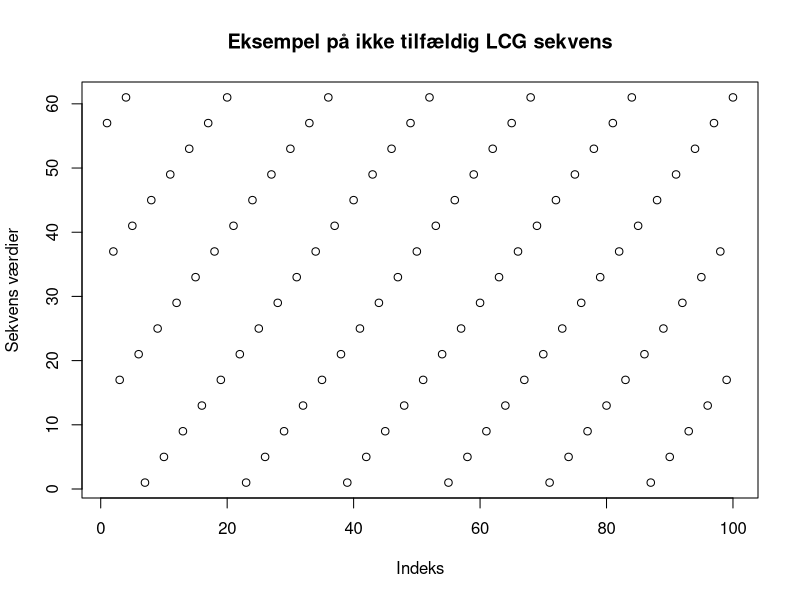
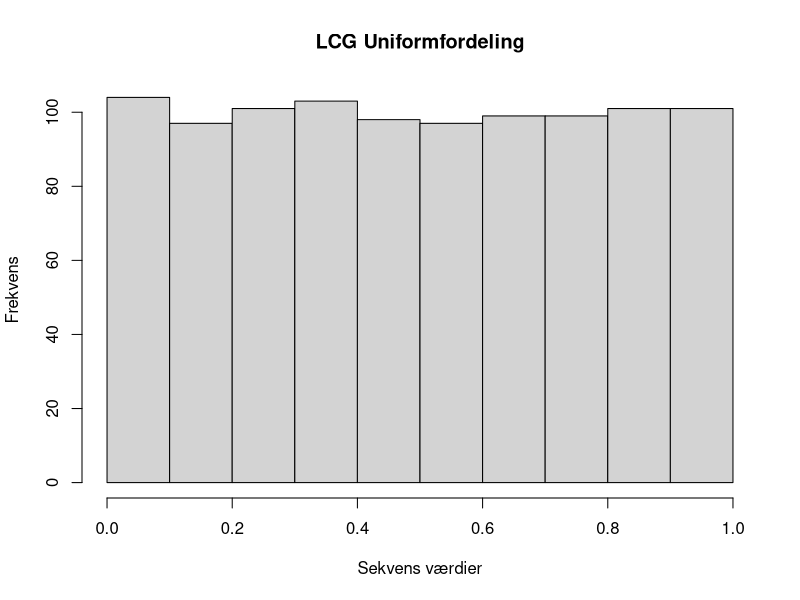
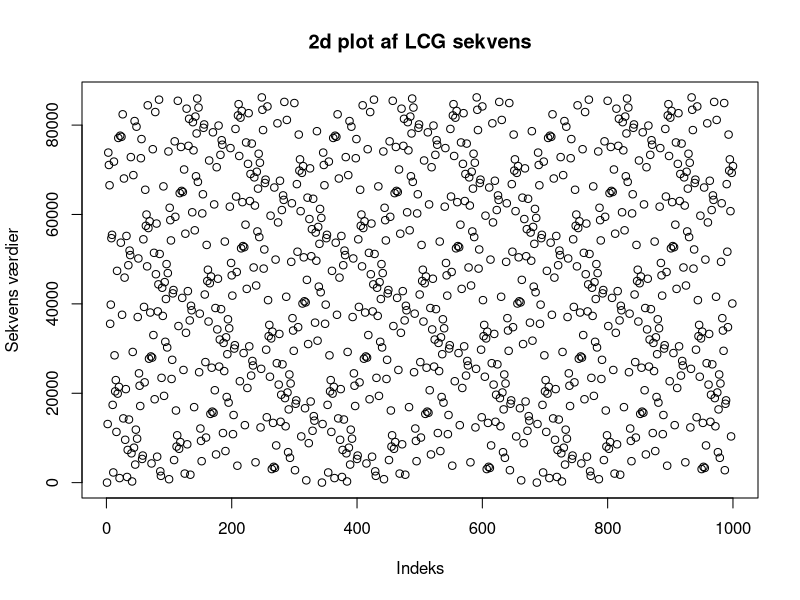
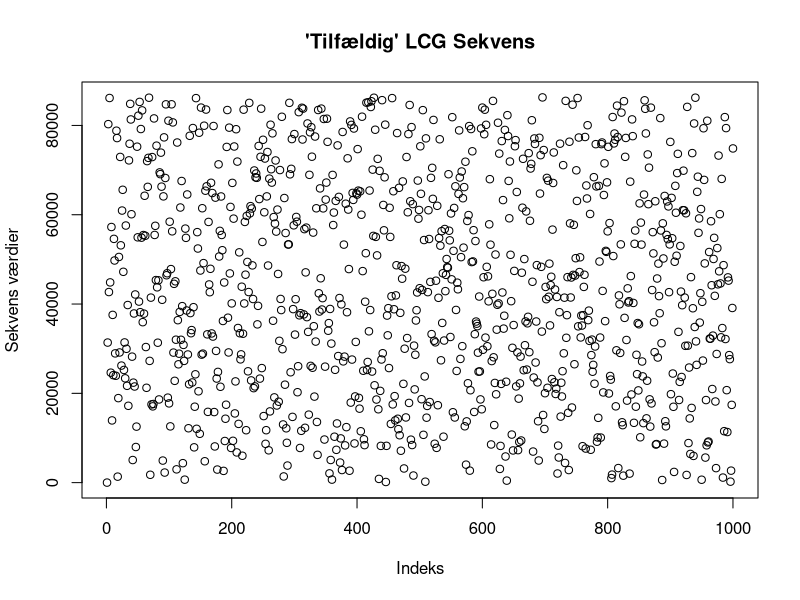
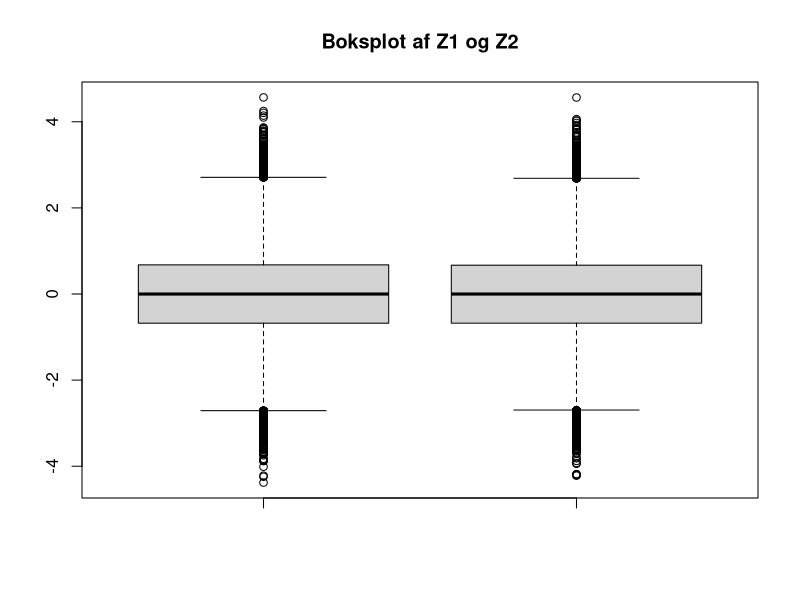
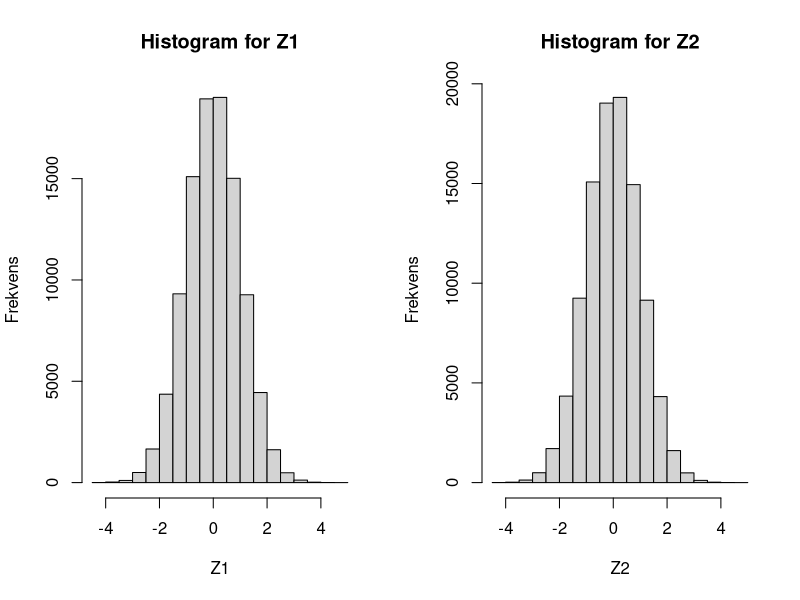
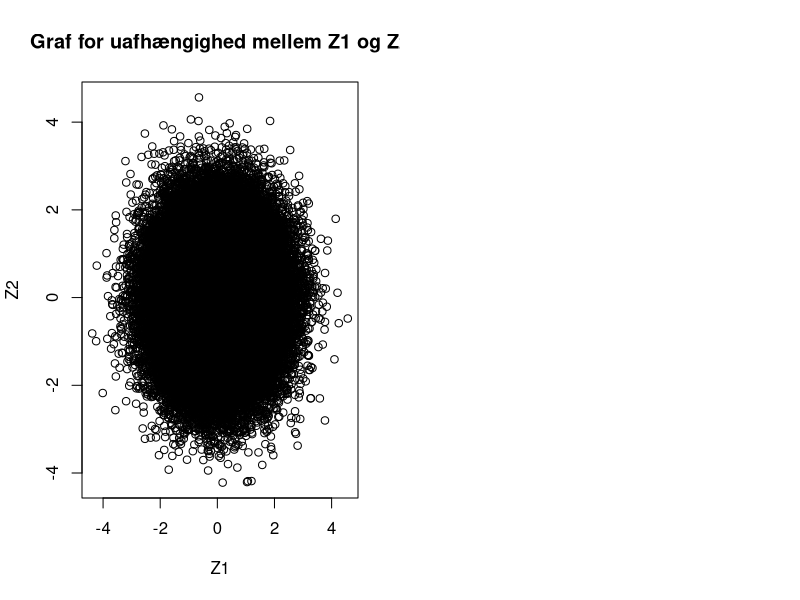

These charts were generated, in order, by the following R code:
## ---- chunk 1
modulus <- 64
a <- 33
c <- 12 
seed <- 57 
m <- 100
r <- numeric(m)
r[1] <- seed

for (i in 1: (m-1))
{
  r[i +1] <- (a * r[i] + c) %% modulus
}

r
## ---- chunk 2
#hist(r)
#hist((r)/modulus)
plot(r, main = "Eksempel på ikke tilfældig LCG sekvens", xlab = "Indeks", ylab = "Sekvens værdier" )
## ---- chunk 3
modulus <- 86436
a <- 1093
c <- 0
seed <- 12 
m <- 1000
r1 <- numeric(m)
r1[1] <- seed

for (i in 1: (m-1))
{
  r1[i +1] <- (a * r1[i] + c) %% modulus
}

#r1
## ---- chunk 4
#hist(r1)
hist((r1 + 0.05)/modulus, main = "LCG Uniformfordeling", xlab = "Sekvens værdier", ylab = "Frekvens")
plot(r1, main = "2d plot af LCG sekvens", xlab = "Indeks", ylab = "Sekvens værdier")
## ---- chunk 5
modulus <- 86436
a <- 1093
c <- 18257
seed <- 12 
m <- 1000
r2 <- numeric(m)
r2[1] <- seed

for (i in 1: (m-1))
{
  r2[i +1] <- (a * r2[i] + c) %% modulus
}

#r2
## ---- chunk 6
#hist(r2)
#hist((r2 + 0.05)/modulus)
plot(r2, main = "'Tilfældig' LCG Sekvens", xlab = "Indeks", ylab = "Sekvens værdier")
## ---- chunk 7
U1 <- runif(n = 100000, min = 0, max = 1)
U2 <- runif(n = 100000, min = 0, max = 1)
## ---- chunk 8
Z1 <- sqrt(-2*log(U1))*cos(2*pi*U2)
Z2 <- sqrt(-2*log(U1))*sin(2*pi*U2)
## ---- chunk 9
boxplot(Z1, Z2, main = "Boksplot af Z1 og Z2")
## ---- chunk 10
mean_Z1 <- mean(Z1)
median_Z1 <- median(Z1)

mean_Z2 <- mean(Z2)
median_Z2 <- median(Z2)
## ---- chunk 11
OutVals1 = boxplot(Z1, plot = FALSE)$out
outliers_Z1 <- length(which(Z1 %in% OutVals1))

OutVals2 = boxplot(Z2, plot = FALSE)$out
outliers_Z2 <- length(which(Z2 %in% OutVals2))

outliers_andel_Z1 <- outliers_Z1/length(Z1)
outliers_andel_Z2 <- outliers_Z2/length(Z2)
## ---- chunk 12
par(mfrow = c(1,2))
hist(Z1, main = "Histogram for Z1", ylab = "Frekvens")
hist(Z2, main = "Histogram for Z2", ylab = "Frekvens")
## ---- chunk 13
plot(Z2 ~ Z1, main = "Graf for uafhængighed mellem Z1 og Z2")
